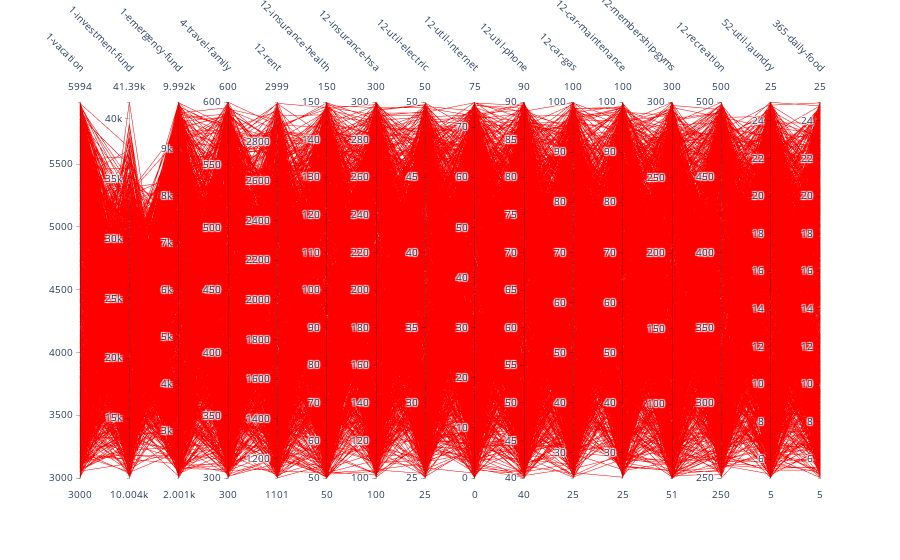

Notebook code for this chart:
### Code cell
import plotly.graph_objects as go

fig = go.Figure(data=
    go.Parcoords(
        line_color='rgba(0,0,255,1)',
        labelangle=45,
        dimensions = [
            dict(range = [round(df[s].min()),round(df[s].max())],
                 label = s, 
                 values = df[s].values) for s in list(df.columns)]
    ),
)
fig.show()

### Figure 1 — Plotly figure (JSON) as saved in the notebook; plotly's stock layout.template omitted (floating-point values rounded to 4 significant figures; data arrays with more than 128 entries replaced by an {"elided": "..."} marker saying what was removed)
{"data": [{"dimensions": [{"label": "1-vacation", "range": [3000, 5994], "values": {"elided": "1551 float values"}}, {"label": "1-investment-fund", "range": [10004, 41390], "values": {"elided": "1551 float values"}}, {"label": "1-emergency-fund", "range": [2001, 9992], "values": {"elided": "1551 float values"}}, {"label": "4-travel-family", "range": [300, 600], "values": {"elided": "1551 float values"}}, {"label": "12-rent", "range": [1101, 2999], "values": {"elided": "1551 float values"}}, {"label": "12-insurance-health", "range": [50, 150], "values": {"elided": "1551 float values"}}, {"label": "12-insurance-hsa", "range": [100, 300], "values": {"elided": "1551 float values"}}, {"label": "12-util-electric", "range": [25, 50], "values": {"elided": "1551 float values"}}, {"label": "12-util-internet", "range": [0, 75], "values": {"elided": "1551 float values"}}, {"label": "12-util-phone", "range": [40, 90], "values": {"elided": "1551 float values"}}, {"label": "12-car-gas", "range": [25, 100], "values": {"elided": "1551 float values"}}, {"label": "12-car-maintenance", "range": [25, 100], "values": {"elided": "1551 float values"}}, {"label": "12-membership-gyms", "range": [51, 300], "values": {"elided": "1551 float values"}}, {"label": "12-recreation", "range": [250, 500], "values": {"elided": "1551 float values"}}, {"label": "52-util-laundry", "range": [5, 25], "values": {"elided": "1551 float values"}}, {"label": "365-daily-food", "range": [5, 25], "values": {"elided": "1551 float values"}}], "labelangle": 45, "line": {"color": "rgba(255,0,0,1)"}, "type": "parcoords"}], "layout": {}}
